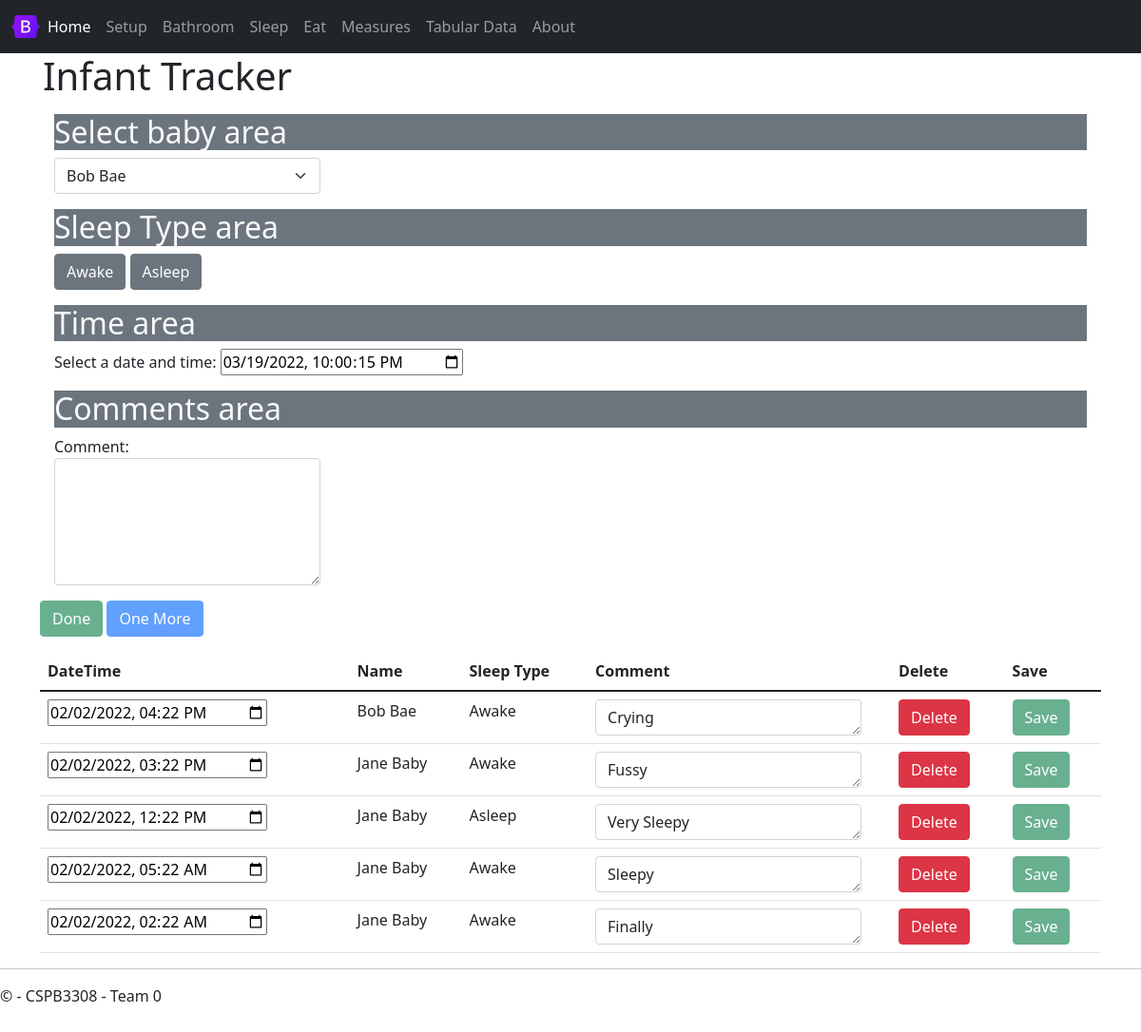
The app's page /sleep with its own data.
### tables this page shows
CREATE TABLE sleep (
sleepEventID INTEGER PRIMARY KEY AUTOINCREMENT,
eventType TEXT DEFAULT "Sleep" NOT NULL,
babyID INTEGER NOT NULL,
sleepType INTEGER NOT NULL,
sleepDateTime TEXT NOT NULL, -- YYYY-MM-DD HH:MM
sleepComment TEXT,
FOREIGN KEY (babyID)
    REFERENCES babies (babyID),
FOREIGN KEY (sleepType)
    REFERENCES sleepType (sleepTypeID)
);

CREATE TABLE sleepType (
sleepTypeID INTEGER PRIMARY KEY AUTOINCREMENT,
sleepTypeName TEXT NOT NULL
);

### source/views.py (the view)
@app.route('/sleep',methods = ['POST', 'GET'])
def sleep():
    if request.method == 'POST':
        result = request.data
        sleep_event = json.loads(result) # creates python dictionary
        if sleep_event['sleepEvent']['deleteFlag'] == True:
            delete_rows('sleep', sleep_event['sleepEvent']['eventId'])
        else:
            sleep_sql_ins(sleep_event['sleepEvent'])             #insert into database
        return  jsonify(""), 200
    else:
        return render_template(
            'sleep.html',
            babies = get_babies(),
            lastBaby = get_last_baby_sleep(),
            recentEvents = sleep_recent_events()
        )

### source/sql_functions.py (called while the page is built)
def get_babies(db_path = "./sqlite3/baby.db"):
    conn = sqlite3.connect(db_path)       #connect to database
    cur = conn.cursor()
    cur.execute("PRAGMA foreign_keys = ON")
    cur.execute("SELECT * FROM babies")
    baby_lst = cur.fetchall()
    conn.close()
    return baby_lst

def get_last_baby_sleep(db_path = "./sqlite3/baby.db"):
    conn = sqlite3.connect(db_path)       #connect to database
    cur = conn.cursor()
    cur.execute("PRAGMA foreign_keys = ON")
    cur.execute("SELECT babyID FROM sleep ORDER BY sleepDateTime DESC LIMIT 1;")
    baby_lst = cur.fetchone()
    babyid = baby_lst[0] #take first tuple
    conn.close()
    return babyid

### source/templates/sleep.html (shortened to what this page needs)
{% extends "layout.html" %}
{% block content %}
<div class="jumbotron">
    <h1>Infant Tracker</h1>
</div>
<div class="container mt-3">
    <h2 class="text-light bg-secondary">Select baby area</h2>
    <div class="d-flex flex-row d-flex">
        <select class="form-select me-3" id="selectBaby" onChange="sleepSelectBaby(this.value)">
            {% for baby in babies %}
                <option value="{{ baby[0] }}">{{ baby[3] }} {{ baby[4] }}</option>
            {% endfor %}
        </select>
    </div>
</div>
<div class="container mt-3">
    <h2 class="text-light bg-secondary">Sleep Type area</h2>
    <button type="button" id="btnAwake" class="btn btn-secondary" onclick="sleepUpdateSleepType(1)">Awake</button>
    <button type="button" id="btnAsleep" class="btn btn-secondary" onclick="sleepUpdateSleepType(2)">Asleep</button>
</div>
<div class="container mt-3">
    <h2 class="text-light bg-secondary">Time area</h2>
    <div class="form-group">
        <label for="inputDateTime">Select a date and time:</label>
        <input type="datetime-local" id="inputDateTime" onChange="sleepUpdateDateTime(this.value)" />
    </div>
</div>
<div class="container mt-3">
    <h2 class="text-light bg-secondary">Comments area</h2>
    <div class="form-group">
        <label for="comment">Comment:</label>
        <textarea class="form-control" rows="5" id="textComment" onChange="sleepUpdateComment(this.value)"></textarea>
    </div>
</div>
</div>
<div class="container mt-3">
    <button type="button" id="btnDone" class="btn btn-success" onClick='sleepAddSleepEvent(true)' disabled>Done</button>
    <button type="button" id="btnOneMore" class="btn btn-primary" onClick='sleepAddSleepEvent(false)' disabled>One More</button>
</div>
<div class="container mt-3">
    <table class="table">
        <thead>
          <tr>
            <th scope="col">DateTime</th>
            <th scope="col">Name</th>
            <th scope="col">Sleep Type</th>
            <th scope="col">Comment</th>
            <th scope="col">Delete</th>
            <th scope="col">Save</th>
          </tr>
        </thead>
        <tbody>
            {% set currEvent = 0 %}
            {% for event in recentEvents %}
                {% set currEvent = event %}
                <tr>
                    <td><input type="datetime-local" value="{{ event[2] }}"/></td>
                    <td>{{ event[1] }}</td>
                    <td>{{ event[3] }}</td>
                    <td><textarea class="form-control" rows="1">{{ event[4] }}</textarea></td>
                    <td><button type="button" class="btn btn-danger" onClick="sleepDeleteSleepEvent({{ event[0]|safe }})">Delete</button></td>
                    <td><button type="button" class="btn btn-success" disabled onClick="sleepSaveSleepEvent({{ event|safe }})">Save</button></td>
                </tr>
            {% endfor %}
        </tbody>
      </table>
</div>
{% endblock %}

### source/templates/layout.html (shortened to what this page needs)
<!DOCTYPE html>
<html>
<head>
    <link rel="stylesheet" type="text/css" href="/static/content/bootstrap.min.css" />
    <link rel="stylesheet" type="text/css" href="/static/content/site.css" />
</head>
<body>
    <nav class="navbar navbar-expand-sm navbar-dark bg-dark">
        <div class="container-fluid">
            <img src="/static/images/bootstrap-logo.svg" alt="" width="30" height="24"
                class="d-inline-block align-text-top">
            <div class="collapse navbar-collapse" id="mynavbar">
                <ul class="navbar-nav me-auto">
                    <li class="nav-item">
                        <a class="nav-link active" aria-current="page" href="{{ url_for('home') }}">Home</a>
                    </li>
                    <li class="nav-item">
                        <a class="nav-link" href="{{ url_for('setup') }}">Setup</a>
                    </li>
                    <li class="nav-item">
                        <a class="nav-link" href="{{ url_for('bathroom') }}">Bathroom</a>
                    </li>
                    <li class="nav-item">
                        <a class="nav-link" href="{{ url_for('sleep') }}">Sleep</a>
                    </li>
                    <li class="nav-item">
                        <a class="nav-link" href="{{ url_for('eat') }}">Eat</a>
                    </li>
                    <li class="nav-item">
                        <a class="nav-link" href="{{ url_for('measures') }}">Measures</a>
                    </li>
                    <li class="nav-item">
                        <a class="nav-link" href="{{ url_for('tabular_data') }}">Tabular Data</a>
                    </li>
                    <li class="nav-item">
                        <a class="nav-link" href="{{ url_for('about') }}">About</a>
                    </li>
                </ul>
            </div>
        </div>
    </nav>
    <div class="container body-content">
        {% block content %}{% endblock %}
        <hr />
        <footer>
            <p>&copy; {{ year }} - CSPB3308 - Team 0</p>
        </footer>
</body>
</html>

### source/static/content/site.css (style rules this page uses)
body { padding-top: 0px; padding-bottom: 20px; }
.body-content { padding-left: 15px; padding-right: 15px; }
input, select, textarea { max-width: 280px; }

### records on screen
sleep: sleepDateTime "02/02/2022 16:22", event "Bob Bae", sleepTypeName "Awake", sleepComment "Crying"
sleep: sleepDateTime "02/02/2022 15:22", event "Jane Baby", sleepTypeName "Awake", sleepComment "Fussy"
sleep: sleepDateTime "02/02/2022 12:22", event "Jane Baby", sleepTypeName "Asleep", sleepComment "Very Sleepy"
sleep: sleepDateTime "02/02/2022 05:22", event "Jane Baby", sleepTypeName "Awake", sleepComment "Sleepy"
sleep: sleepDateTime "02/02/2022 02:22", event "Jane Baby", sleepTypeName "Awake", sleepComment "Finally"

### other values on screen
form field value "Bob Bae"
